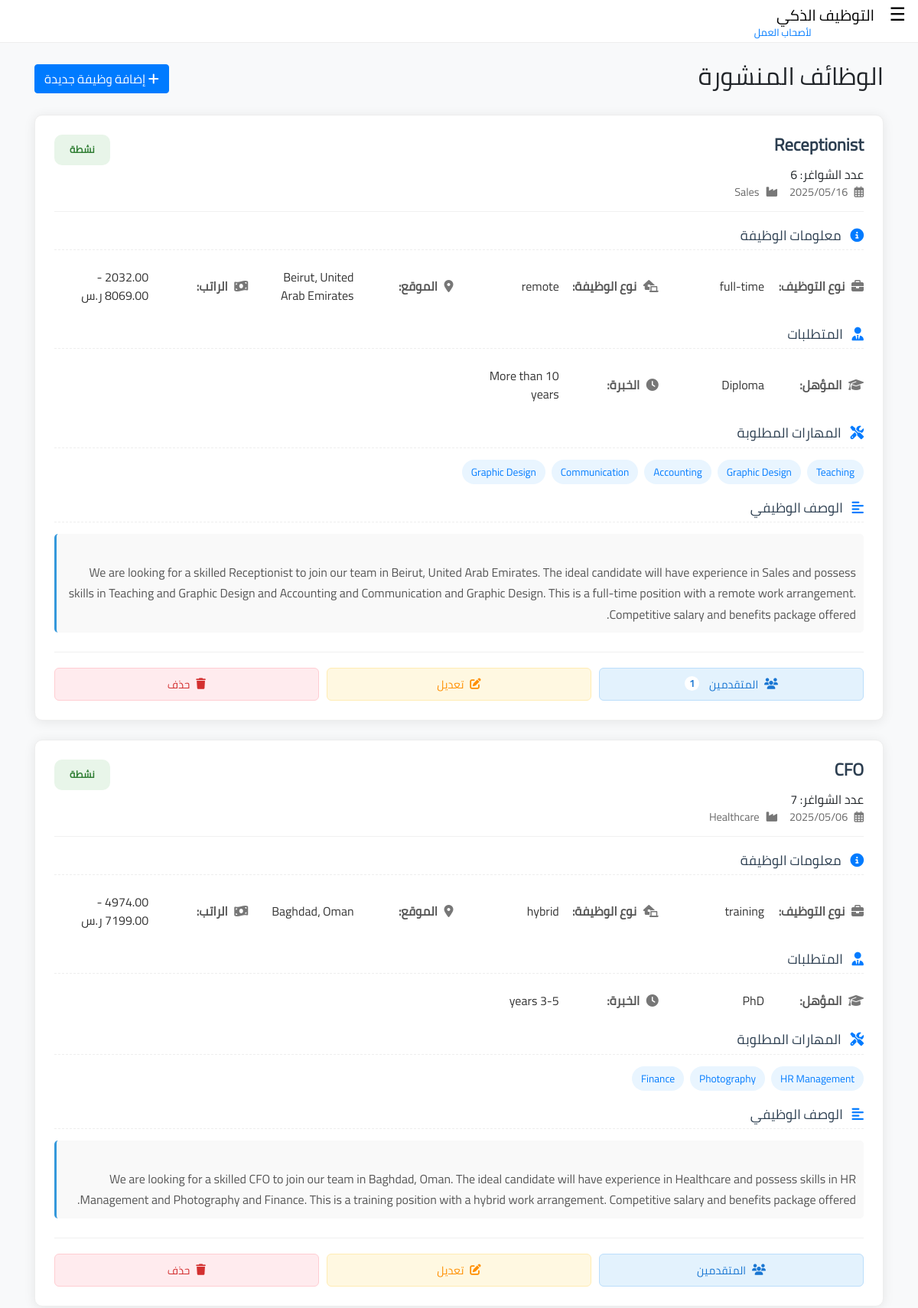
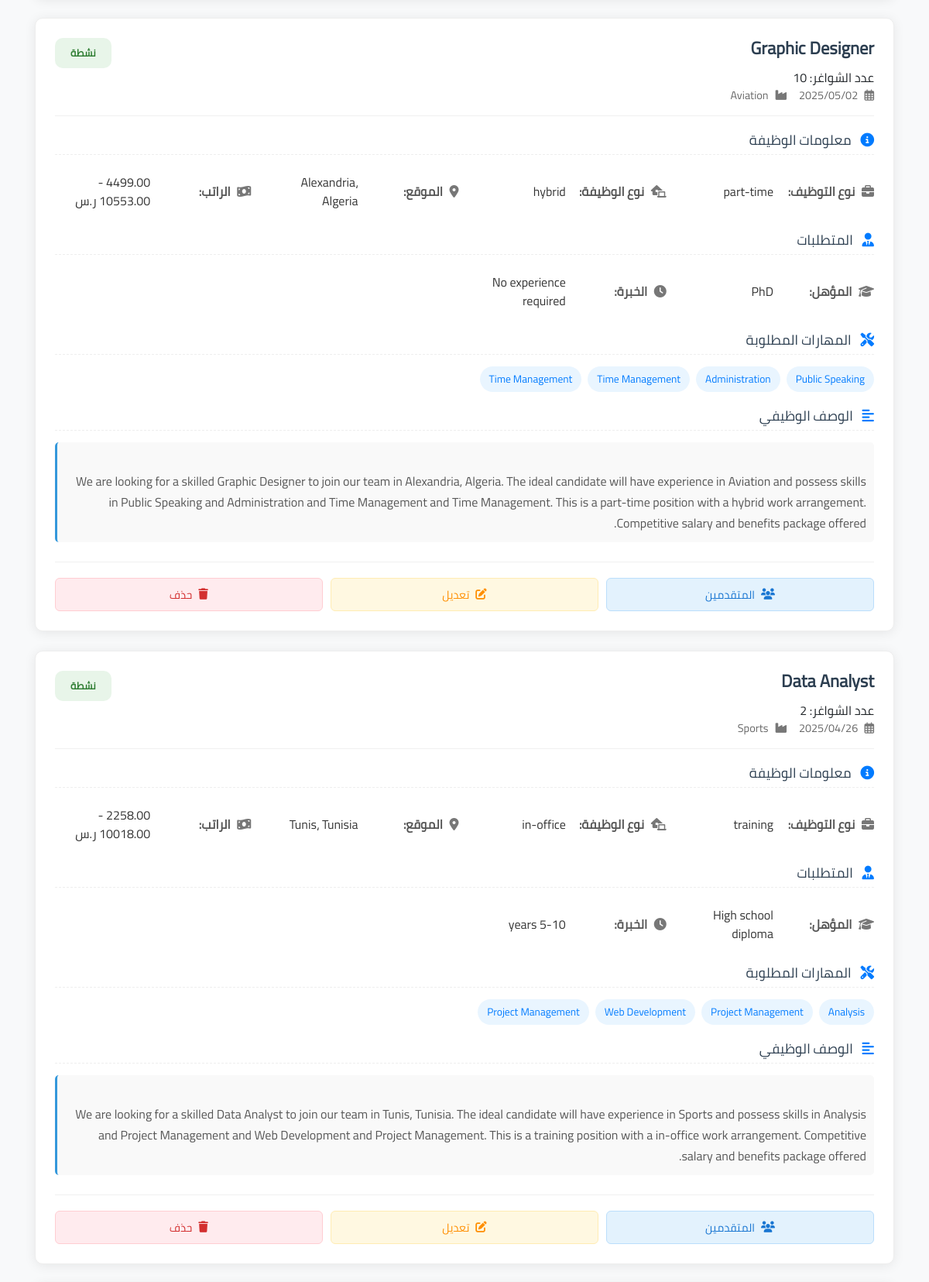
The app's page /for-employers/my-job-posts.php (signed in, upper part) with its own data (2 pictures, top to bottom).
### tables this page shows
CREATE TABLE `job_posts` (
  `id` int(11) NOT NULL,
  `employer_id` int(11) NOT NULL,
  `job_title` varchar(255) NOT NULL,
  `industry` varchar(255) NOT NULL,
  `vacancies` int(11) DEFAULT '1',
  `country` varchar(255) NOT NULL,
  `city` varchar(255) NOT NULL,
  `min_salary` decimal(10,2) DEFAULT NULL,
  `max_salary` decimal(10,2) DEFAULT NULL,
  `employment_type` varchar(50) NOT NULL,
  `job_type` varchar(50) NOT NULL,
  `skills` text,
  `education_level` varchar(100) DEFAULT NULL,
  `experience_years` varchar(50) DEFAULT NULL,
  `job_description` text,
  `created_at` datetime NOT NULL,
  `updated_at` datetime DEFAULT NULL,
  `status` enum('active','inactive','filled') NOT NULL DEFAULT 'active'
);

### for-employers/my-job-posts.php (the view, shortened to what this page needs)
<?php
require_once 'db_connection.php';
$employerId = $_SESSION['employer_id'];
$stmt = $conn->prepare("
    SELECT j.*, COUNT(a.id) as applicants_count
    FROM job_posts j
    LEFT JOIN job_applications a ON j.id = a.job_id
    WHERE j.employer_id = ?
    GROUP BY j.id
    ORDER BY j.created_at DESC
  ");
$stmt->execute([$employerId]);
$jobPosts = $stmt->fetchAll();
?>
<!DOCTYPE html>
<html lang="ar" dir="rtl">
<head>
  <link href="../css/bootstrap.min.css" rel="stylesheet">
  <link href="../css/fontawesome/css/all.css" rel="stylesheet">
  <link rel="stylesheet" href="css/employer-style.css">
</head>
<body>
  <nav class="navbar">
    <div>
      <span class="open-btn" onclick="openSidebar()">&#9776;</span>
      <p class="navbar-brand">
        التوظيف الذكي
        <span class="navbar-brand-sec">لأصحاب العمل</span>
      </p>
    </div>
  </nav>
  <div class="main-content">
    <div class="container py-4">
      <div class="d-flex justify-content-between align-items-center mb-4">
        <h2>الوظائف المنشورة</h2>
        <a href="add-job-post.php" class="btn btn-primary">
          <i class="fas fa-plus"></i> إضافة وظيفة جديدة
        </a>
      </div>
      <?php if (count($jobPosts) > 0): ?>
      <div class="job-posts-list">
        <?php foreach ($jobPosts as $job): ?>
        <div class="job-card">
          <div class="job-header">
            <div class="d-flex justify-content-between align-items-start">
              <h3 class="job-title"><?php echo htmlspecialchars($job['job_title']); ?></h3>
              <span class="status-badge status-<?php echo $job['status']; ?>">
                <?php
                if ($job['status'] == 'active') echo 'نشطة';
                elseif ($job['status'] == 'inactive') echo 'غير نشطة';
                else echo 'تم شغلها';
                ?>
              </span>
            </div>
            <div>
              <span>عدد الشواغر:</span>
              <span><?php echo htmlspecialchars($job['vacancies']); ?></span>
            </div>
            <div class="job-meta">
              <span><i class="far fa-calendar-alt"></i> <?php echo date('Y/m/d', strtotime($job['created_at'])); ?></span>
              <span><i class="fas fa-industry"></i> <?php echo htmlspecialchars($job['industry']); ?></span>
            </div>
          </div>
          <div class="job-details">
            <div class="detail-section">
              <h5><i class="fas fa-info-circle"></i> معلومات الوظيفة</h5>
              <div class="detail-grid">
                <div class="detail-item">
                  <span class="detail-label"><i class="fas fa-briefcase"></i> نوع التوظيف:</span>
                  <span class="detail-value"><?php echo htmlspecialchars($job['employment_type']); ?></span>
                </div>
                <div class="detail-item">
                  <span class="detail-label"><i class="fas fa-laptop-house"></i> نوع الوظيفة:</span>
                  <span class="detail-value"><?php echo htmlspecialchars($job['job_type']); ?></span>
                </div>
                <div class="detail-item">
                  <span class="detail-label"><i class="fas fa-map-marker-alt"></i> الموقع:</span>
                  <span class="detail-value"><?php echo htmlspecialchars($job['city'] . '، ' . $job['country']); ?></span>
                </div>
                <div class="detail-item">
                  <span class="detail-label"><i class="fas fa-money-bill-wave"></i> الراتب:</span>
                  <span class="detail-value">
                    <?php
                    if ($job['min_salary'] && $job['max_salary']) {
                      echo $job['min_salary'] . ' - ' . $job['max_salary'] . ' ر.س';
                    } else {
                      echo 'غير محدد';
                    }
                    ?>
                  </span>
                </div>
              </div>
            </div>
            <div class="detail-section">
              <h5><i class="fas fa-user-tie"></i> المتطلبات</h5>
              <div class="detail-grid">
                <div class="detail-item">
                  <span class="detail-label"><i class="fas fa-graduation-cap"></i> المؤهل:</span>
                  <span class="detail-value"><?php echo htmlspecialchars($job['education_level']); ?></span>
                </div>
                <div class="detail-item">
                  <span class="detail-label"><i class="fas fa-clock"></i> الخبرة:</span>
                  <span class="detail-value"><?php echo htmlspecialchars($job['experience_years']); ?></span>
                </div>
              </div>
            </div>
            <?php if (!empty($job['skills'])): ?>
            <div class="detail-section">
              <h5><i class="fas fa-tools"></i> المهارات المطلوبة</h5>
              <div class="skills-container">
                <?php
                $skills = explode(', ', $job['skills']);
                foreach ($skills as $skill):
                ?>
                <span class="skill-tag"><?php echo htmlspecialchars($skill); ?></span>
                <?php endforeach; ?>
              </div>
            </div>
            <?php endif; ?>
            <?php if (!empty($job['job_description'])): ?>
            <div class="detail-section">
              <h5><i class="fas fa-align-left"></i> الوصف الوظيفي</h5>
              <div class="job-description">
                <?php echo nl2br(htmlspecialchars($job['job_description'])); ?>
              </div>
            </div>
            <?php endif; ?>
          </div>
          <div class="job-actions">
            <a href="job-applications.php?job_id=<?php echo $job['id']; ?>" class="btn btn-applicants">
              <i class="fas fa-users"></i> المتقدمين
              <?php if ($job['applicants_count'] > 0): ?>
              <span class="badge badge-light"><?php echo $job['applicants_count']; ?></span>
              <?php endif; ?>
            </a>
            <a href="edit-job-post.php?id=<?php echo $job['id']; ?>" class="btn btn-edit">
              <i class="fas fa-edit"></i> تعديل
            </a>
            <a href="my-job-posts.php?delete=<?php echo $job['id']; ?>" class="btn btn-delete" onclick="return confirm('هل أنت متأكد من حذف هذه الوظيفة؟')">
              <i class="fas fa-trash"></i> حذف
            </a>
          </div>
        </div>
        <?php endforeach; ?>
      </div>
      <?php endif; ?>
    </div>
  </div>
</body>
</html>

### for-employers/css/employer-style.css (style rules this page uses)
body { background-color: #f8f9fa; font-family: 'Cairo'; text-align: right; }
.navbar { position: sticky; top: 0; background-color: #fff; border-bottom: 1px solid #eee; padding-top: 0; padding-bottom: 10px; height: 3.5em; z-index: 10; }
.navbar-brand { color: #000; }
.navbar-brand-sec { position: relative; top: 20px; left: 50px; bottom: 10px; font-size: small; color: #007bff; }
.open-btn { font-size: 1.5rem; color: #000; cursor: pointer; }

### for-employers/my-job-posts.php (style rules this page uses)
.job-card { background-color: white; border-radius: 10px; box-shadow: 0 2px 15px rgba(0, 0, 0, 0.08); padding: 25px; margin-bottom: 25px; transition: all 0.3s ease; border: 1px solid #eee; }
.job-header { border-bottom: 1px solid #f0f0f0; padding-bottom: 15px; margin-bottom: 20px; }
.job-title { font-size: 1.4rem; font-weight: 700; color: #2c3e50; margin-bottom: 5px; }
.job-meta { display: flex; gap: 15px; color: #666; font-size: 0.9rem; }
.job-meta i { margin-left: 5px; color: #777; }
.detail-section { margin-bottom: 20px; }
.detail-section h5 { color: #2c3e50; font-size: 1.1rem; margin-bottom: 15px; padding-bottom: 8px; border-bottom: 1px dashed #eee; }
.detail-section h5 i { margin-left: 8px; color: #007bff; }
.detail-grid { display: grid; grid-template-columns: repeat(auto-fill, minmax(250px, 1fr)); gap: 15px; }
.detail-item { display: flex; align-items: center; padding: 8px 0; }
.detail-label { font-weight: 600; color: #555; min-width: 120px; margin-left: 10px; }
.detail-label i { margin-left: 5px; color: #777; }
.detail-value { color: #333; }
.skills-container { display: flex; flex-wrap: wrap; gap: 8px; margin-top: 10px; }
.skill-tag { background-color: #e9f5ff; color: #007bff; padding: 6px 12px; border-radius: 20px; font-size: 0.85rem; display: inline-flex; align-items: center; }
.job-description { color: #555; line-height: 1.7; white-space: pre-line; padding: 10px; background-color: #f9f9f9; border-radius: 5px; border-left: 3px solid #3498db; }
.job-actions { display: flex; gap: 10px; margin-top: 25px; padding-top: 20px; border-top: 1px solid #f0f0f0; }
.job-actions .btn { flex: 1; padding: 10px; font-size: 0.9rem; border-radius: 6px; display: flex; align-items: center; justify-content: center; gap: 8px; }
.btn-applicants { background-color: #e3f2fd; color: #1976d2; border: 1px solid #bbdefb; }
.btn-edit { background-color: #fff8e1; color: #ff8f00; border: 1px solid #ffecb3; }
.btn-delete { background-color: #ffebee; color: #d32f2f; border: 1px solid #ffcdd2; }
.status-badge { padding: 10px 20px; border-radius: 10px; font-size: 0.8rem; font-weight: bold; }
.status-active { background-color: #e8f5e9; color: #2e7d32; }
.btn-applicants .badge { background-color: white; color: #1976d2; margin-right: 5px; font-size: 0.8rem; padding: 3px 6px; border-radius: 10px; }

### records on screen
job_posts: job_title "Receptionist", status "نشطة", vacancies "6", created_at "2025/05/16", industry "Sales", employment_type "full-time", job_type "remote", city+country "Beirut، United Arab Emirates", max_salary "8069.00", education_level "Diploma", experience_years "More than 10 years", skills "Teaching", skills "Graphic Design", skills "Accounting", skills "Communication", job_description "We are looking for a skilled Receptionist to join our team in Beirut, United Arab Emirates. The ideal candidate will have experience in Sales and possess skills in Teaching and Graphic Design and Accounting and Communication and Graphic Design. This is a full-time position with a remote work arrangement. Competitive salary and benefits package offered.", applicants_count "1"
job_posts: job_title "CFO", status "نشطة", vacancies "7", created_at "2025/05/06", industry "Healthcare", employment_type "training", job_type "hybrid", city+country "Baghdad، Oman", min_salary "4974.00", education_level "PhD", experience_years "3-5 years", skills "HR Management", skills "Photography", skills "Finance", job_description "We are looking for a skilled CFO to join our team in Baghdad, Oman. The ideal candidate will have experience in Healthcare and possess skills in HR Management and Photography and Finance. This is a training position with a hybrid work arrangement. Competitive salary and benefits package offered."
job_posts: job_title "Graphic Designer", status "نشطة", vacancies "10", created_at "2025/05/02", industry "Aviation", employment_type "part-time", job_type "hybrid", city+country "Alexandria، Algeria", min_salary "4499.00", education_level "PhD", experience_years "No experience required", skills "Public Speaking", skills "Administration", skills "Time Management", job_description "We are looking for a skilled Graphic Designer to join our team in Alexandria, Algeria. The ideal candidate will have experience in Aviation and possess skills in Public Speaking and Administration and Time Management and Time Management. This is a part-time position with a hybrid work arrangement. Competitive salary and benefits package offered."
job_posts: job_title "Data Analyst", status "نشطة", vacancies "2", created_at "2025/04/26", industry "Sports", employment_type "training", job_type "in-office", city+country "Tunis، Tunisia", education_level "High school diploma", experience_years "5-10 years", skills "Analysis", skills "Project Management", skills "Web Development", job_description "We are looking for a skilled Data Analyst to join our team in Tunis, Tunisia. The ideal candidate will have experience in Sports and possess skills in Analysis and Project Management and Web Development and Project Management. This is a training position with a in-office work arrangement. Competitive salary and benefits package offered."
